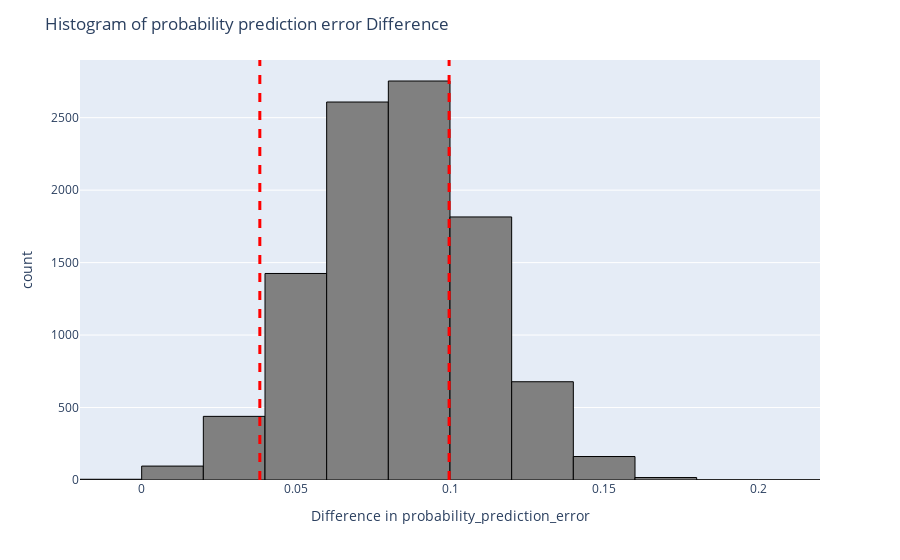

Write notebook code for a chart like this one.
### Code cell
# For Histogram
fig = px.histogram(pd.DataFrame({'Difference in probability_prediction_error': boot_lst}),
                   x='Difference in probability_prediction_error', color_discrete_sequence=['grey'], nbins=20)
fig.update_traces(marker_line_width=1, marker_line_color="black")
fig.add_vline(x=ci[0], line_width=3, line_dash="dash", line_color="red")
fig.add_vline(x=ci[1], line_width=3, line_dash="dash", line_color="red")
fig.update_layout(title_text='Histogram of probability prediction error Difference').show()

### Figure 1 — Plotly figure (JSON) as saved in the notebook; plotly's stock layout.template omitted (floating-point values rounded to 4 significant figures; data arrays with more than 128 entries replaced by an {"elided": "..."} marker saying what was removed)
{"data": [{"alignmentgroup": "True", "bingroup": "x", "hovertemplate": "Difference in probability_prediction_error=%{x}<br>count=%{y}<extra></extra>", "legendgroup": "", "marker": {"color": "grey", "line": {"color": "black", "width": 1}, "pattern": {"shape": ""}}, "name": "", "nbinsx": 20, "offsetgroup": "", "orientation": "v", "showlegend": false, "type": "histogram", "x": {"elided": "10000 float values"}, "xaxis": "x", "yaxis": "y"}], "layout": {"barmode": "relative", "legend": {"tracegroupgap": 0}, "margin": {"t": 60}, "shapes": [{"line": {"color": "red", "dash": "dash", "width": 3}, "type": "line", "x0": 0.03832, "x1": 0.03832, "xref": "x", "y0": 0, "y1": 1, "yref": "y domain"}, {"line": {"color": "red", "dash": "dash", "width": 3}, "type": "line", "x0": 0.09971, "x1": 0.09971, "xref": "x", "y0": 0, "y1": 1, "yref": "y domain"}], "title": {"text": "Histogram of probability prediction error Difference"}, "xaxis": {"anchor": "y", "domain": [0, 1], "title": {"text": "Difference in probability_prediction_error"}}, "yaxis": {"anchor": "x", "domain": [0, 1], "title": {"text": "count"}}}}
